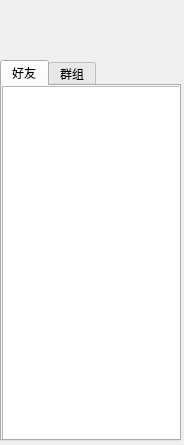
<?xml version="1.0" encoding="UTF-8"?>
<ui version="4.0">
 <class>MainWindow</class>
 <widget class="QMainWindow" name="MainWindow">
  <property name="geometry">
   <rect>
    <x>0</x>
    <y>0</y>
    <width>184</width>
    <height>445</height>
   </rect>
  </property>
  <property name="windowTitle">
   <string>MainWindow</string>
  </property>
  <widget class="QWidget" name="centralwidget">
   <widget class="QTabWidget" name="tabWidget">
    <property name="geometry">
     <rect>
      <x>0</x>
      <y>60</y>
      <width>181</width>
      <height>381</height>
     </rect>
    </property>
    <property name="currentIndex">
     <number>0</number>
    </property>
    <widget class="QWidget" name="tab">
     <attribute name="title">
      <string>好友</string>
     </attribute>
     <widget class="QListView" name="friend_list_view">
      <property name="geometry">
       <rect>
        <x>0</x>
        <y>0</y>
        <width>181</width>
        <height>361</height>
       </rect>
      </property>
      <property name="editTriggers">
       <set>QAbstractItemView::NoEditTriggers</set>
      </property>
     </widget>
    </widget>
    <widget class="QWidget" name="tab_2">
     <attribute name="title">
      <string>群组</string>
     </attribute>
    </widget>
   </widget>
  </widget>
 </widget>
 <layoutdefault spacing="6" margin="11"/>
 <resources/>
 <connections/>
</ui>
